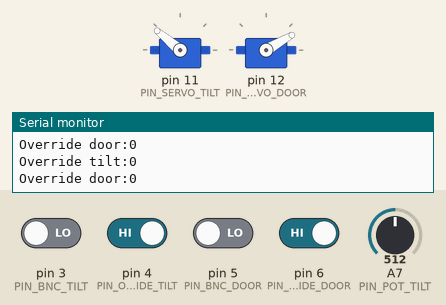
Bench run of a sketch on a simulated Arduino Nano, built with avr-gcc and run on an emulated ATmega328P. Shown: 2 × servo, the last lines printed to the serial monitor. The inputs (shaded band) are chosen by the test bench; at power-on: pin 4 (PIN_OVERRIDE_TILT), pin 6 (PIN_OVERRIDE_DOOR) HIGH, pin 3 (PIN_BNC_TILT), pin 5 (PIN_BNC_DOOR) LOW, A7 (PIN_POT_TILT) = 512.

Above: at 1.2 s.
1.3 s: pin 3 (PIN_BNC_TILT) driven HIGH
At 1.82 s:
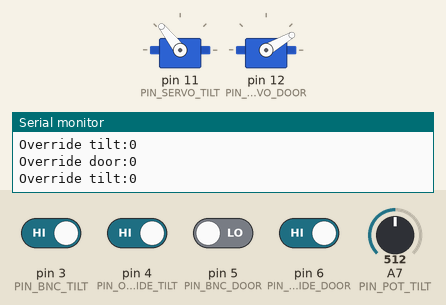
4.3 s: pin 5 (PIN_BNC_DOOR) driven HIGH
At 4.45 s:
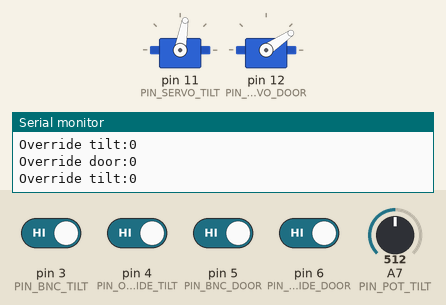
7.3 s: pin 4 (PIN_OVERRIDE_TILT) driven LOW
At 7.48 s:
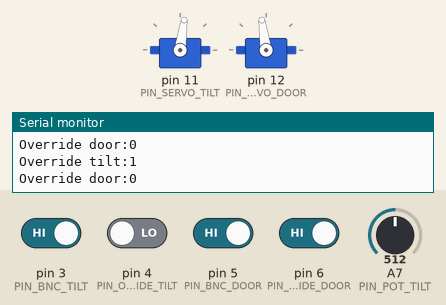
10.3 s: pin 4 (PIN_OVERRIDE_TILT) driven HIGH
13.3 s: pin 6 (PIN_OVERRIDE_DOOR) driven LOW
At 13.47 s:
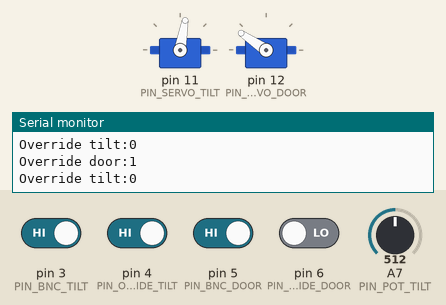
16.3 s: pin 3 (PIN_BNC_TILT) driven LOW
At 16.81 s:
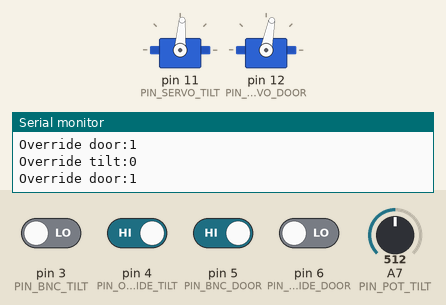
Timing chart, 0 to 20.3 s (numbered marks = the images above; inputs shaded):
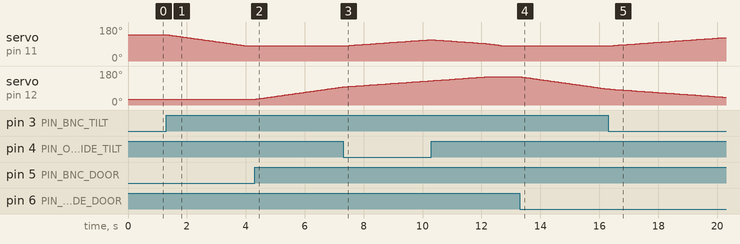

The sketch:

241105_speed_control.ino
```cpp
#include <Servo.h>

Servo servo_tilt, servo_door;

// Connected but unused pins
//int PIN_PROXIMITY_SENSOR = 2;

int PIN_BNC_TILT = 3;
int PIN_OVERRIDE_TILT = 4;
int PIN_SERVO_TILT = 11;
int PIN_POT_TILT = A7;

int PIN_BNC_DOOR = 5;
int PIN_OVERRIDE_DOOR = 6;
int PIN_SERVO_DOOR = 12;
int PIN_POT_DOOR = A7;

int POS_TILT_LOW = 80, POS_TILT_HIGH = 140;
int POS_DOOR_OPEN = 150, POS_DOOR_CLOSE = 30;
int current_pos_tilt, current_pos_door;
int current_state_tilt, current_state_door;

int bnc_tilt_in, override_tilt_in, pot_tilt_spd_raw, servo_tilt_spd;
int bnc_door_in, override_door_in, pot_door_spd_raw, servo_door_spd;


void setup() {
  pinMode(PIN_BNC_TILT, INPUT);
  pinMode(PIN_OVERRIDE_TILT, INPUT_PULLUP); // Pull-up
  pinMode(PIN_POT_TILT, INPUT);
  pinMode(PIN_BNC_DOOR, INPUT);
  pinMode(PIN_OVERRIDE_DOOR, INPUT_PULLUP); // Pull-up
  pinMode(PIN_POT_DOOR, INPUT);

  servo_tilt.attach(PIN_SERVO_TILT);
  servo_tilt.write(POS_TILT_HIGH);
  current_pos_tilt = POS_TILT_HIGH;
  tiltStateTest();

  servo_door.attach(PIN_SERVO_DOOR);
  servo_door.write(POS_DOOR_CLOSE);
  current_pos_door = POS_DOOR_CLOSE;
  doorStateTest();

  Serial.begin(9600);
}


void loop()
{
  bnc_tilt_in = digitalRead(PIN_BNC_TILT);
  override_tilt_in = !(digitalRead(PIN_OVERRIDE_TILT)); // '1' if override switch is ON.
  bnc_door_in = digitalRead(PIN_BNC_DOOR);
  override_door_in = !(digitalRead(PIN_OVERRIDE_DOOR)); // '1' if override switch is ON.

  tiltRoutine();
  doorRoutine();

  Serial.print("Override tilt:");
  Serial.println(override_tilt_in);
  Serial.print("Override door:");
  Serial.println(override_door_in);
}


void tiltRoutine()
{
  pot_tilt_spd_raw = analogRead(PIN_POT_TILT);
  servo_tilt_spd = map(pot_tilt_spd_raw, 0, 1023, 80, 10); // ##### Set variable for max and min speed

  if((override_tilt_in) && (!current_state_tilt)) // If override is ON, AND if current tilt state is HIGH // ################ override condition RE CHECK
  {
    tiltLow();
  }
  else if((override_tilt_in) && (current_state_tilt)) // If override is ON, AND if current tilt state is LOW // ################ override condition RE CHECK
  {
    tiltHigh();
  }
  else if((!override_tilt_in) && (bnc_tilt_in)) // If override is OFF, AND if BNC is ON
  {
    tiltLow();
    tiltStateTest();
  }
  else if((!override_tilt_in) && (!bnc_tilt_in)) // If override is OFF, AND if BNC is OFF
  {
    tiltHigh();
    tiltStateTest();
  }
}

void tiltHigh()
{
  if(current_pos_tilt < POS_TILT_HIGH)
  {
    current_pos_tilt++;
    servo_tilt.write(current_pos_tilt); // servo_tilt.write(++current_pos_tilt)
    delay(servo_tilt_spd);
  }
}

void tiltLow()
{
  if(current_pos_tilt > POS_TILT_LOW)
  {
    current_pos_tilt--;
    servo_tilt.write(current_pos_tilt); // servo_tilt.write(--current_pos_tilt)
    delay(servo_tilt_spd);
  }
}

void tiltStateTest()
{
  if(current_pos_tilt == POS_TILT_HIGH)
  {
    current_state_tilt = 0;
  }
  else if(current_pos_tilt == POS_TILT_LOW)
  {
    current_state_tilt = 1;
  }
}


void doorRoutine()
{
  pot_door_spd_raw = analogRead(PIN_POT_DOOR);
  servo_door_spd = map(pot_door_spd_raw, 0, 1023, 80, 10); // ##### Set variable for max and min speed

  if((override_door_in) && (!current_state_door)) // If override is ON, AND if current door state is CLOSED // ################ override condition RE CHECK
  {
    doorOpen();
  }
  else if((override_door_in) && (current_state_door)) // If override is ON, AND if current door state is OPEN // ################ override condition RE CHECK
  {
    doorClose();
  }
  else if((!override_door_in) && (bnc_door_in))
  {
    doorOpen();
    doorStateTest();
  }
  else if((!override_door_in) && (!bnc_door_in))
  {
    doorClose();
    doorStateTest();
  }
}

void doorOpen()
{
  if(current_pos_door < POS_DOOR_OPEN)
  {
    current_pos_door++;
    servo_door.write(current_pos_door); // servo_door.write(++current_pos_door)
    delay(servo_door_spd);
  }
}

void doorClose()
{
  if(current_pos_door > POS_DOOR_CLOSE)
  {
    current_pos_door--;
    servo_door.write(current_pos_door); // servo_door.write(--current_pos_door)
    delay(servo_door_spd);
  }
}

void doorStateTest()
{
  if(current_pos_door == POS_DOOR_CLOSE)
  {
    current_state_door = 0;
  }
  else if(current_pos_door == POS_DOOR_OPEN)
  {
    current_state_door = 1;
  }
}


// For debugging
void tempDebugD1(int pin_num)
{
  int debug_val_D1;
  debug_val_D1 = digitalRead(pin_num);
  Serial.print("Digital@");
  Serial.print(pin_num);
  Serial.print("@");
  Serial.print(debug_val_D1);
  Serial.println();
}

// For debugging
void tempDebugA1(int pin_num)
{
  int debug_val_A1;
  debug_val_A1 = analogRead(pin_num);
  Serial.print("Analog@");
  Serial.print(pin_num);
  Serial.print("@");
  Serial.print(debug_val_A1);
  Serial.println();
}
```

Measured:
- after the input at 1.3 s, servo on pin 11 (PIN_SERVO_TILT): moves from 140° to 80° over 2.7 s, starting at once
- after the input at 4.3 s, servo on pin 12 (PIN_SERVO_DOOR): moves from 30° to 96° over 3.0 s, starting at once
- after the input at 7.3 s, servo on pin 11 (PIN_SERVO_TILT): moves from 80° to 113° over 2.9 s, starting at once
- after the input at 13.3 s, servo on pin 12 (PIN_SERVO_DOOR): moves from 150° to 85° over 2.9 s, starting at once
- after the input at 16.3 s, servo on pin 11 (PIN_SERVO_TILT): moves from 80° to 124° over 3.9 s, starting at once
